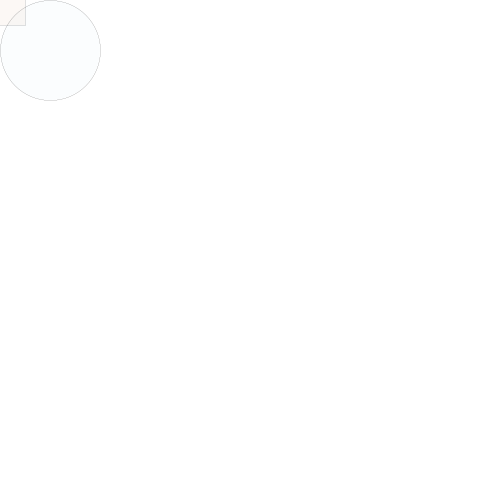
Frame 1 (no input)
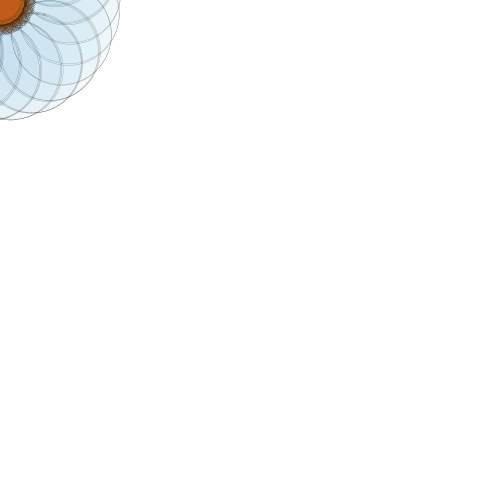
Frame 60 (the mouse pressed at the canvas centre just before this capture)
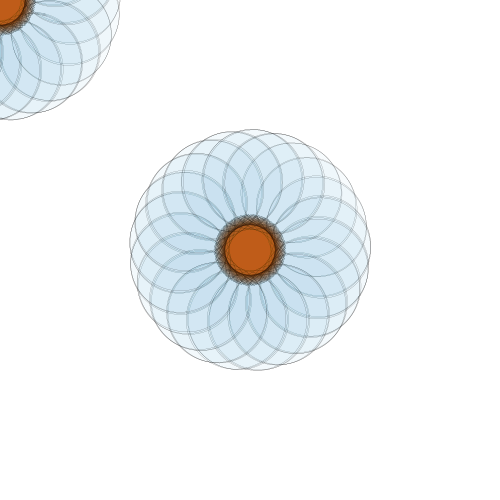
Frame 120 (the mouse held since frame 60 and released just before this capture)

The Processing sketch that drew these frames (run headless with seeded random() and noise(); from frame 60 on, the mouse is pressed at the canvas centre):

// Processing sketch: processing_22836
// ── processing_22836.pde

//Combining transformations
float angle = 0.0;
void setup()
{
  size(500,500);
  background(255);
  smooth();
}
 
void draw()
{
 
  pushMatrix();
  translate(mouseX,mouseY);
  rotate(angle);
 strokeWeight(0.1);
  fill(0,113,167,4);
  ellipse(50,50, 100,100);
  fill(167,73,0,10);
  rect(-25,-25,50,50);
 
  angle+=0.3; 
   
  popMatrix();
 
}
